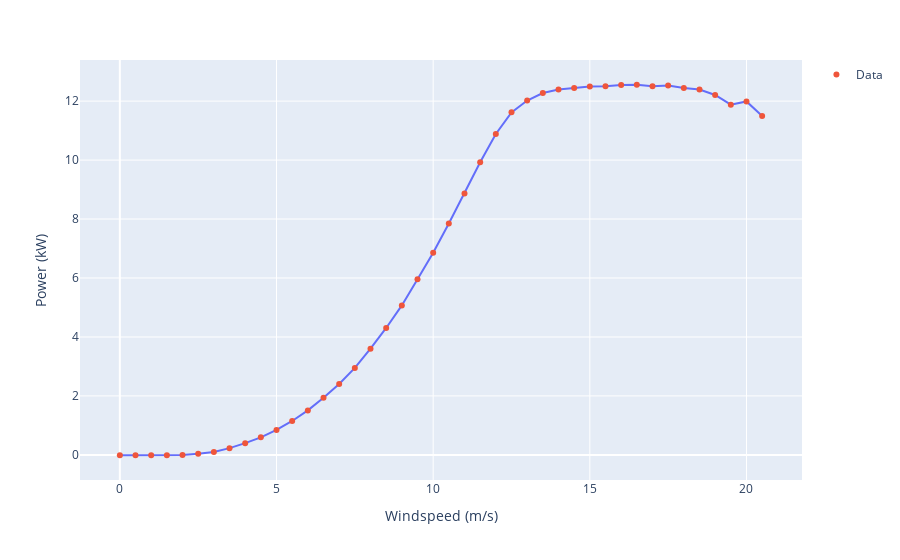

The notebook cell saved with this chart:
### Code cell
fig = px.line(y=powercurve_intrp(powercurve["windspeed"]), x=powercurve["windspeed"],
              labels={"x":"Windspeed (m/s)","y":"Power (kW)"})
fig.add_trace(go.Scatter(y=powercurve["power_kwh"], x=powercurve["windspeed"],
                    mode='markers',
                    name='Data'))
fig.show()
# Fixme: currently we aren't doing anything with the un-invertable portions of this curve

### Figure 1 — Plotly figure (JSON) as saved in the notebook; plotly's stock layout.template omitted (floating-point values rounded to 4 significant figures)
{"data": [{"hovertemplate": "Windspeed (m/s)=%{x}<br>Power (kW)=%{y}<extra></extra>", "legendgroup": "", "line": {"color": "#636efa", "dash": "solid"}, "marker": {"symbol": "circle"}, "mode": "lines", "name": "", "orientation": "v", "showlegend": false, "type": "scatter", "x": [0, 0.5, 1, 1.5, 2, 2.5, 3, 3.5, 4, 4.5, 5, 5.5, 6, 6.5, 7, 7.5, 8, 8.5, 9, 9.5, 10, 10.5, 11, 11.5, 12, 12.5, 13, 13.5, 14, 14.5, 15, 15.5, 16, 16.5, 17, 17.5, 18, 18.5, 19, 19.5, 20, 20.5], "xaxis": "x", "y": [-0.012, -0.012, -0.012, -0.011, 0, 0.039, 0.102, 0.229, 0.399, 0.596, 0.848, 1.151, 1.51, 1.938, 2.403, 2.949, 3.602, 4.306, 5.071, 5.96, 6.856, 7.849, 8.863, 9.928, 10.89, 11.62, 12.02, 12.28, 12.39, 12.45, 12.5, 12.51, 12.55, 12.55, 12.5, 12.53, 12.44, 12.4, 12.21, 11.88, 11.99, 11.49], "yaxis": "y"}, {"mode": "markers", "name": "Data", "type": "scatter", "x": [0, 0.5, 1, 1.5, 2, 2.5, 3, 3.5, 4, 4.5, 5, 5.5, 6, 6.5, 7, 7.5, 8, 8.5, 9, 9.5, 10, 10.5, 11, 11.5, 12, 12.5, 13, 13.5, 14, 14.5, 15, 15.5, 16, 16.5, 17, 17.5, 18, 18.5, 19, 19.5, 20, 20.5], "y": [-0.012, -0.012, -0.012, -0.011, 0, 0.039, 0.102, 0.229, 0.399, 0.596, 0.848, 1.151, 1.51, 1.938, 2.403, 2.949, 3.602, 4.306, 5.071, 5.96, 6.856, 7.849, 8.863, 9.928, 10.88, 11.62, 12.02, 12.28, 12.39, 12.45, 12.49, 12.51, 12.55, 12.55, 12.5, 12.53, 12.44, 12.4, 12.21, 11.88, 11.99, 11.49]}], "layout": {"autosize": true, "legend": {"tracegroupgap": 0}, "margin": {"t": 60}, "xaxis": {"anchor": "y", "autorange": true, "domain": [0, 1], "range": [-1.279, 21.78], "title": {"text": "Windspeed (m/s)"}, "type": "linear"}, "yaxis": {"anchor": "x", "autorange": true, "domain": [0, 1], "range": [-0.985, 13.53], "title": {"text": "Power (kW)"}, "type": "linear"}}}
